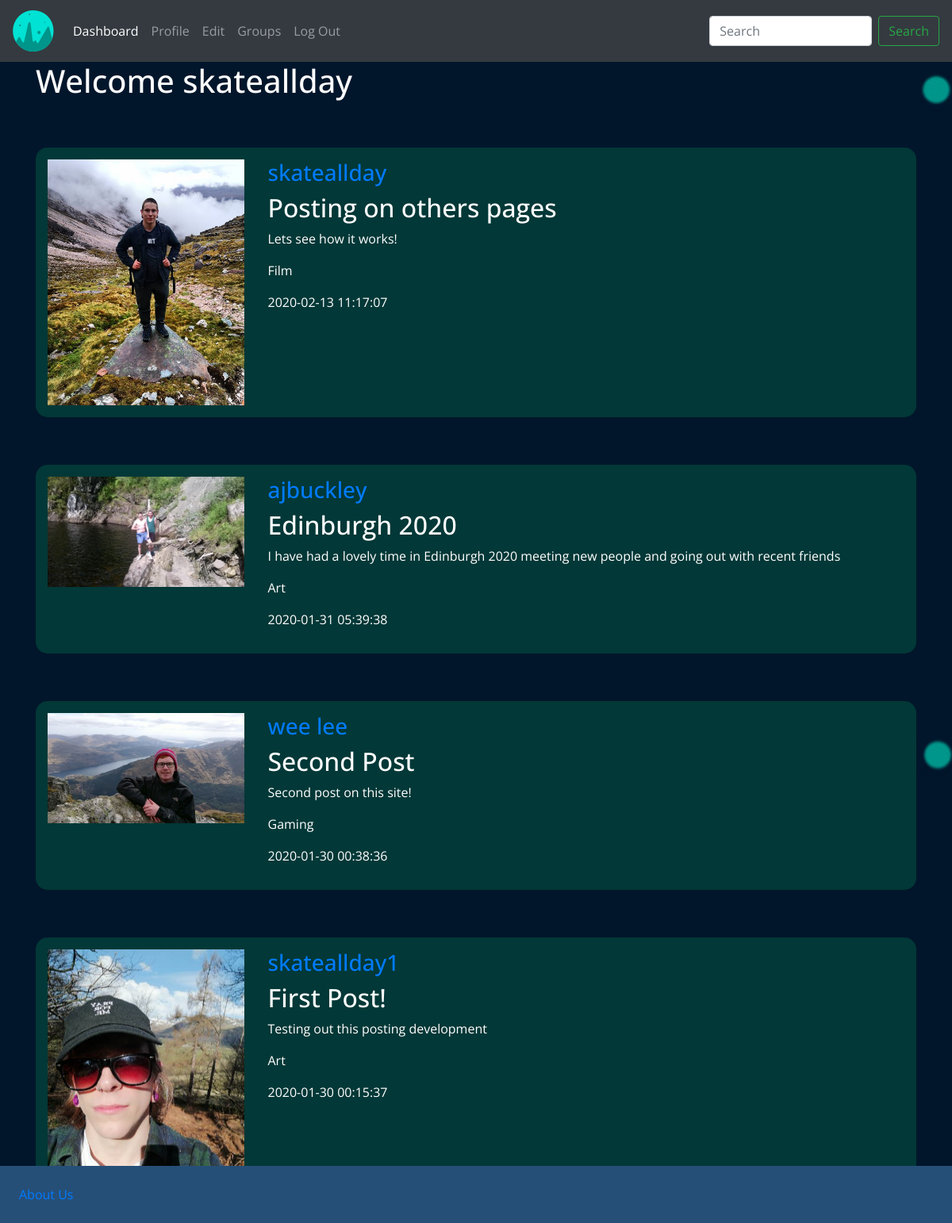
/dashboard (signed in), run on the app's committed database.
### tables this page shows
CREATE TABLE "userPost"(
    author TEXT PRIMARY KEY,
    postTitle TEXT NOT NULL,
    postContent TEXT NOT NULL,    
    category TEXT NOT NULL,
    postImage TEXT,
    dateTime TEXT NOT NULL
);

CREATE TABLE accountData (
    username  TEXT NOT NULL UNIQUE PRIMARY KEY,
    email   TEXT NOT NULL UNIQUE,
    password TEXT NOT NULL,
    bio  TEXT,
    imageName TEXT NOT NULL,
    interests TEXT
);

### app.py (the view, shortened to what this page needs)
@app.route("/dashboard")
def dashboard():
        if g.username:
                form = postStatus(request.form)
                conn =sqlite3.connect('userData.db')
                print ("Opened database successfully")
                c = conn.cursor()
                c.execute('SELECT author, imageName, postTitle, postContent, category, dateTime FROM accountData INNER JOIN userPost ON userPost.author = accountData.username ORDER BY dateTime DESC');
                posts = c.fetchall()
                print(posts)
                for post in posts:
                        author = post[0]
                        imageName = [1]
                        postTitle = post[2]
                        postContent = post[3]
                        category = post[4]
                return render_template('dashboard.html', posts=posts, username=g.username)
        else:
                flash('Please Login to continue')
                return redirect('Login')

### forms/forms.py
class postStatus(FlaskForm):
    postTitle = StringField('title', validators=[DataRequired(), Length(min=2, max=50)])
    postContent = StringField('content', validators=[DataRequired()], widget=TextArea())
    category = SelectField('category', choices=[('Art', 'Art'), ('Music', 'Music'), ('Sports', 'Sports'), ('Travel', 'Travel'),('Food', 'Food'), ('Gaming', 'Gaming'), ('Film', 'Film'), ('Politics', 'Politics')])
    upload = FileField('Upload Profile Image')
    submit = SubmitField('Send it!')

### app.py (called while the page is built)
@app.before_request
def before_request():
        g.username = None
        if 'username' in session:
                g.username = session['username']

### static/frontend/public/templates/dashboard.html (shortened to what this page needs)
{% extends "template.html" %}
{% block content %}
<div class="container">
    <div class="row">
        <div class="col-sm-12">
            <h1>Welcome {{username}}</h1>
                {% for post in posts %}
                <div class="previousPosts">
                    <div class="row">
                        <div class="col-sm-3">
                            <img class="dashboardPhotos" src={{url_for('static', filename=post[1])}}>
                        </div>
                        <div class="col-sm-9">
                            <h3><a href={{url_for('profileUserName', user=post[0])}}>{{post[0]}}</a></h3>
                            <h2>{{post[2]}}</h2>
                            <p>{{post[3]}}</p>
                            <p>{{post[4]}}</p>
                            <p>{{post[5]}}</p>
                        </div>
                    </div>
                </div>
                {% endfor %}
        </div>
    </div>
</div>
{% endblock %}

### static/frontend/public/templates/template.html (shortened to what this page needs)
<!DOCTYPE html>
<html lang="en">
  <head>
    <link rel="stylesheet" href="https://maxcdn.bootstrapcdn.com/bootstrap/4.0.0/css/bootstrap.min.css">
    <link rel="stylesheet" href={{url_for('static', filename='frontend/public/styles.css')}}>
  </head>
  <body class="body">
<nav class="navbar navbar-expand-lg navbar-dark bg-dark">
  <a class="navbar-brand" href={{url_for('dashboard')}}><img src="{{url_for('static', filename='frontend/public/logo.png')}}"></a>
  <div class="collapse navbar-collapse" id="navbarSupportedContent">
    <ul class="navbar-nav mr-auto">
      <li class="nav-item active">
        <a class="nav-link" href={{url_for('dashboard')}}>Dashboard</a>
      </li>
      <li class="nav-item">
        <a class="nav-link" href={{url_for('profile')}}>Profile</a>
      </li>
      <li class="nav-item">
        <a class="nav-link" href={{url_for('addAccount')}}>Edit </a>
      </li>
      <li class="nav-item">
        <a class="nav-link" href={{url_for('groups')}}>Groups </a>
      </li>
      <li class="nav-item">
          <a class="nav-link" href={{url_for('logout')}}>Log Out</a>
      </li>
    </ul>
    <form class="form-inline my-2 my-lg-0">
      <input class="form-control mr-sm-2" type="search" placeholder="Search" aria-label="Search">
      <button class="btn btn-outline-success my-2 my-sm-0" type="submit">Search</button>
    </form>
  </div>
</nav>
{% block content %}{% endblock %}
    <footer class="footer">
      <a href={{url_for('aboutUs')}}>About Us</a>
        </footer>
  </body>
</html>

### static/frontend/public/styles.css (style rules this page uses)
.footer { position: absolute; width:100%; bottom: 0; padding:2vmin; margin-top:5vmin; background:#264f78; }
.body { min-height: 100vh; position: relative; margin: 0; font-family: 'Open Sans', sans-serif; color:#fff; background-color: #01162B; background-image: url(background2.jpg); background-size: cover; background-repeat: no-repeat; background-attachment: fixed; }
.dashboardPhotos { width:100%; height:auto; }
.previousPosts { background-color:#023837; border-radius: 15px; padding:15px; margin-top:5vmin; }

### data on the page
userPost: imageName (picture), author "skateallday", postTitle "Posting on others pages", postContent "Lets see how it works!", category "Film", dateTime "2020-02-13 11:17:07"
userPost: imageName (picture), author "ajbuckley", postTitle "Edinburgh 2020", postContent "I have had a lovely time in Edinburgh 2020 meeting new people and going out with recent friends", category "Art", dateTime "2020-01-31 05:39:38"
userPost: imageName (picture), author "wee lee", postTitle "Second Post", postContent "Second post on this site!", category "Gaming", dateTime "2020-01-30 00:38:36"
userPost: imageName (picture), author "skateallday1", postTitle "First Post!", postContent "Testing out this posting development", category "Art", dateTime "2020-01-30 00:15:37"

### other printed values
{{ username }} "skateallday"
